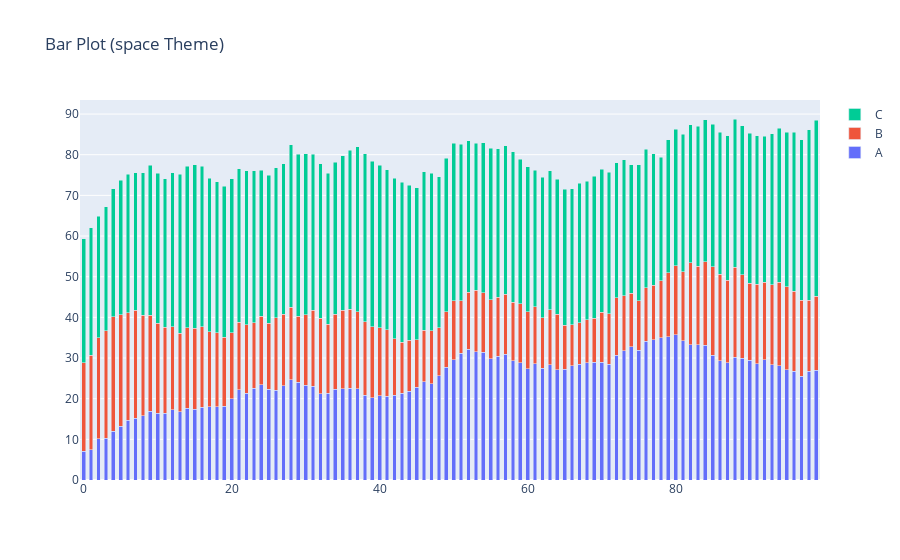

Here is the notebook cell this chart was saved with:
### Markdown cell above
##Stacked Bar Chart with Theme

### Code cell
# Plotly ile bar grafiği oluşturma
fig = go.Figure(data=[go.Bar(y=df[col], name=col) for col in df.columns],
                layout=go.Layout(title=f'Bar Plot ({theme} Theme)', barmode='stack', bargap=0.5))

fig.show()
